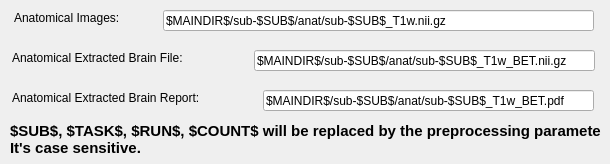
     <widget class="QWidget" name="tab_9">
      <attribute name="title">
       <string>MRI</string>
      </attribute>
      <widget class="QLabel" name="label_26">
       <property name="geometry">
        <rect>
         <x>12</x>
         <y>50</y>
         <width>231</width>
         <height>16</height>
        </rect>
       </property>
       <property name="text">
        <string>Anatomical Extracted Brain File:</string>
       </property>
      </widget>
      <widget class="QLineEdit" name="txtBET">
       <property name="geometry">
        <rect>
         <x>254</x>
         <y>50</y>
         <width>341</width>
         <height>21</height>
        </rect>
       </property>
       <property name="text">
        <string>$MAINDIR$/sub-$SUB$/anat/sub-$SUB$_T1w_BET.nii.gz</string>
       </property>
      </widget>
      <widget class="QLabel" name="label_29">
       <property name="geometry">
        <rect>
         <x>10</x>
         <y>124</y>
         <width>591</width>
         <height>31</height>
        </rect>
       </property>
       <property name="font">
        <font>
         <family>Arial</family>
         <pointsize>11</pointsize>
         <weight>75</weight>
         <bold>true</bold>
        </font>
       </property>
       <property name="frameShadow">
        <enum>QFrame::Plain</enum>
       </property>
       <property name="text">
        <string>$SUB$, $TASK$, $RUN$, $COUNT$ will be replaced by the preprocessing parameters.
It's case sensitive.</string>
       </property>
      </widget>
      <widget class="QLabel" name="label_30">
       <property name="geometry">
        <rect>
         <x>12</x>
         <y>90</y>
         <width>251</width>
         <height>16</height>
        </rect>
       </property>
       <property name="text">
        <string>Anatomical Extracted Brain Report:</string>
       </property>
      </widget>
      <widget class="QLineEdit" name="txtBETPDF">
       <property name="geometry">
        <rect>
         <x>263</x>
         <y>90</y>
         <width>331</width>
         <height>21</height>
        </rect>
       </property>
       <property name="text">
        <string>$MAINDIR$/sub-$SUB$/anat/sub-$SUB$_T1w_BET.pdf</string>
       </property>
      </widget>
      <widget class="QLabel" name="label_22">
       <property name="geometry">
        <rect>
         <x>14</x>
         <y>10</y>
         <width>141</width>
         <height>16</height>
        </rect>
       </property>
       <property name="text">
        <string>Anatomical Images:</string>
       </property>
      </widget>
      <widget class="QLineEdit" name="txtAnat">
       <property name="geometry">
        <rect>
         <x>163</x>
         <y>10</y>
         <width>431</width>
         <height>21</height>
        </rect>
       </property>
       <property name="text">
        <string>$MAINDIR$/sub-$SUB$/anat/sub-$SUB$_T1w.nii.gz</string>
       </property>
      </widget>
     </widget>
